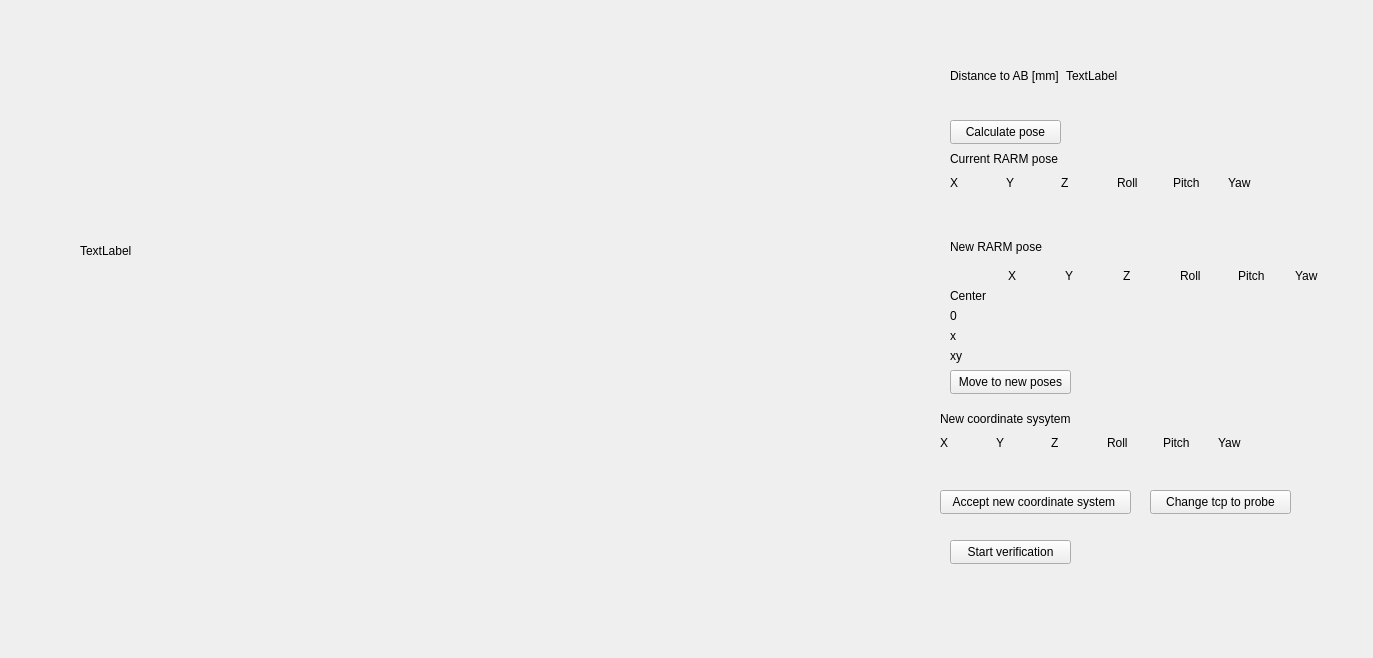
<?xml version="1.0" encoding="UTF-8"?>
<ui version="4.0">
 <class>Calib</class>
 <widget class="QWidget" name="Calib">
  <property name="geometry">
   <rect>
    <x>0</x>
    <y>0</y>
    <width>1373</width>
    <height>658</height>
   </rect>
  </property>
  <property name="windowTitle">
   <string>Form</string>
  </property>
  <widget class="QWidget" name="layoutWidget">
   <property name="geometry">
    <rect>
     <x>950</x>
     <y>50</y>
     <width>281</width>
     <height>51</height>
    </rect>
   </property>
   <layout class="QVBoxLayout" name="verticalLayout">
    <item>
     <layout class="QHBoxLayout" name="horizontalLayout">
      <item>
       <widget class="QLabel" name="label">
        <property name="maximumSize">
         <size>
          <width>110</width>
          <height>16777215</height>
         </size>
        </property>
        <property name="text">
         <string>Distance to AB [mm]</string>
        </property>
       </widget>
      </item>
      <item>
       <widget class="QLabel" name="distance_label">
        <property name="text">
         <string>TextLabel</string>
        </property>
       </widget>
      </item>
     </layout>
    </item>
   </layout>
  </widget>
  <widget class="QPushButton" name="pose_est_btn">
   <property name="geometry">
    <rect>
     <x>950</x>
     <y>120</y>
     <width>111</width>
     <height>24</height>
    </rect>
   </property>
   <property name="text">
    <string>Calculate pose</string>
   </property>
  </widget>
  <widget class="QPushButton" name="move_btn">
   <property name="geometry">
    <rect>
     <x>950</x>
     <y>370</y>
     <width>121</width>
     <height>24</height>
    </rect>
   </property>
   <property name="text">
    <string>Move to new poses</string>
   </property>
  </widget>
  <widget class="QLabel" name="video_label">
   <property name="geometry">
    <rect>
     <x>80</x>
     <y>30</y>
     <width>641</width>
     <height>441</height>
    </rect>
   </property>
   <property name="text">
    <string>TextLabel</string>
   </property>
  </widget>
  <widget class="QWidget" name="layoutWidget">
   <property name="geometry">
    <rect>
     <x>950</x>
     <y>150</y>
     <width>328</width>
     <height>66</height>
    </rect>
   </property>
   <layout class="QVBoxLayout" name="verticalLayout_2">
    <item>
     <widget class="QLabel" name="current_pose_label">
      <property name="text">
       <string>Current RARM pose</string>
      </property>
     </widget>
    </item>
    <item>
     <layout class="QHBoxLayout" name="horizontalLayout_3">
      <item>
       <widget class="QLabel" name="label_2">
        <property name="maximumSize">
         <size>
          <width>50</width>
          <height>16777215</height>
         </size>
        </property>
        <property name="text">
         <string>X</string>
        </property>
       </widget>
      </item>
      <item>
       <widget class="QLabel" name="label_3">
        <property name="maximumSize">
         <size>
          <width>50</width>
          <height>16777215</height>
         </size>
        </property>
        <property name="text">
         <string>Y</string>
        </property>
       </widget>
      </item>
      <item>
       <widget class="QLabel" name="label_4">
        <property name="maximumSize">
         <size>
          <width>50</width>
          <height>16777215</height>
         </size>
        </property>
        <property name="text">
         <string>Z</string>
        </property>
       </widget>
      </item>
      <item>
       <widget class="QLabel" name="label_5">
        <property name="maximumSize">
         <size>
          <width>50</width>
          <height>16777215</height>
         </size>
        </property>
        <property name="text">
         <string>Roll</string>
        </property>
       </widget>
      </item>
      <item>
       <widget class="QLabel" name="label_6">
        <property name="maximumSize">
         <size>
          <width>50</width>
          <height>16777215</height>
         </size>
        </property>
        <property name="text">
         <string>Pitch</string>
        </property>
       </widget>
      </item>
      <item>
       <widget class="QLabel" name="label_7">
        <property name="maximumSize">
         <size>
          <width>50</width>
          <height>16777215</height>
         </size>
        </property>
        <property name="text">
         <string>Yaw</string>
        </property>
       </widget>
      </item>
     </layout>
    </item>
    <item>
     <layout class="QHBoxLayout" name="horizontalLayout_2">
      <item>
       <widget class="QLabel" name="old_x">
        <property name="text">
         <string/>
        </property>
       </widget>
      </item>
      <item>
       <widget class="QLabel" name="old_y">
        <property name="text">
         <string/>
        </property>
       </widget>
      </item>
      <item>
       <widget class="QLabel" name="old_z">
        <property name="text">
         <string/>
        </property>
       </widget>
      </item>
      <item>
       <widget class="QLabel" name="old_roll">
        <property name="text">
         <string/>
        </property>
       </widget>
      </item>
      <item>
       <widget class="QLabel" name="old_pitch">
        <property name="text">
         <string/>
        </property>
       </widget>
      </item>
      <item>
       <widget class="QLabel" name="old_yaw">
        <property name="text">
         <string/>
        </property>
       </widget>
      </item>
     </layout>
    </item>
   </layout>
  </widget>
  <widget class="QWidget" name="layoutWidget">
   <property name="geometry">
    <rect>
     <x>950</x>
     <y>231</y>
     <width>397</width>
     <height>132</height>
    </rect>
   </property>
   <layout class="QVBoxLayout" name="verticalLayout_10">
    <item>
     <widget class="QLabel" name="current_pose_label_2">
      <property name="text">
       <string>New RARM pose</string>
      </property>
     </widget>
    </item>
    <item>
     <layout class="QHBoxLayout" name="horizontalLayout_4">
      <item>
       <layout class="QVBoxLayout" name="verticalLayout_9">
        <item>
         <widget class="QLabel" name="label_8">
          <property name="text">
           <string/>
          </property>
         </widget>
        </item>
        <item>
         <widget class="QLabel" name="label_26">
          <property name="text">
           <string>Center</string>
          </property>
         </widget>
        </item>
        <item>
         <widget class="QLabel" name="label_27">
          <property name="text">
           <string>0</string>
          </property>
         </widget>
        </item>
        <item>
         <widget class="QLabel" name="label_28">
          <property name="text">
           <string>x</string>
          </property>
         </widget>
        </item>
        <item>
         <widget class="QLabel" name="label_29">
          <property name="text">
           <string>xy</string>
          </property>
         </widget>
        </item>
       </layout>
      </item>
      <item>
       <layout class="QVBoxLayout" name="verticalLayout_8">
        <item>
         <widget class="QLabel" name="label_14">
          <property name="maximumSize">
           <size>
            <width>50</width>
            <height>16777215</height>
           </size>
          </property>
          <property name="text">
           <string>X</string>
          </property>
         </widget>
        </item>
        <item>
         <widget class="QLabel" name="center_x">
          <property name="text">
           <string/>
          </property>
         </widget>
        </item>
        <item>
         <widget class="QLabel" name="p0_x">
          <property name="text">
           <string/>
          </property>
         </widget>
        </item>
        <item>
         <widget class="QLabel" name="px_x">
          <property name="text">
           <string/>
          </property>
         </widget>
        </item>
        <item>
         <widget class="QLabel" name="pxy_x">
          <property name="text">
           <string/>
          </property>
         </widget>
        </item>
       </layout>
      </item>
      <item>
       <layout class="QVBoxLayout" name="verticalLayout_7">
        <item>
         <widget class="QLabel" name="label_15">
          <property name="maximumSize">
           <size>
            <width>50</width>
            <height>16777215</height>
           </size>
          </property>
          <property name="text">
           <string>Y</string>
          </property>
         </widget>
        </item>
        <item>
         <widget class="QLabel" name="center_y">
          <property name="text">
           <string/>
          </property>
         </widget>
        </item>
        <item>
         <widget class="QLabel" name="p0_y">
          <property name="text">
           <string/>
          </property>
         </widget>
        </item>
        <item>
         <widget class="QLabel" name="px_y">
          <property name="text">
           <string/>
          </property>
         </widget>
        </item>
        <item>
         <widget class="QLabel" name="pxy_y">
          <property name="text">
           <string/>
          </property>
         </widget>
        </item>
       </layout>
      </item>
      <item>
       <layout class="QVBoxLayout" name="verticalLayout_6">
        <item>
         <widget class="QLabel" name="label_16">
          <property name="maximumSize">
           <size>
            <width>50</width>
            <height>16777215</height>
           </size>
          </property>
          <property name="text">
           <string>Z</string>
          </property>
         </widget>
        </item>
        <item>
         <widget class="QLabel" name="center_z">
          <property name="text">
           <string/>
          </property>
         </widget>
        </item>
        <item>
         <widget class="QLabel" name="p0_z">
          <property name="text">
           <string/>
          </property>
         </widget>
        </item>
        <item>
         <widget class="QLabel" name="px_z">
          <property name="text">
           <string/>
          </property>
         </widget>
        </item>
        <item>
         <widget class="QLabel" name="pxy_z">
          <property name="text">
           <string/>
          </property>
         </widget>
        </item>
       </layout>
      </item>
      <item>
       <layout class="QVBoxLayout" name="verticalLayout_5">
        <item>
         <widget class="QLabel" name="label_17">
          <property name="maximumSize">
           <size>
            <width>50</width>
            <height>16777215</height>
           </size>
          </property>
          <property name="text">
           <string>Roll</string>
          </property>
         </widget>
        </item>
        <item>
         <widget class="QLabel" name="center_roll">
          <property name="text">
           <string/>
          </property>
         </widget>
        </item>
        <item>
         <widget class="QLabel" name="p0_roll">
          <property name="text">
           <string/>
          </property>
         </widget>
        </item>
        <item>
         <widget class="QLabel" name="px_roll">
          <property name="text">
           <string/>
          </property>
         </widget>
        </item>
        <item>
         <widget class="QLabel" name="pxy_roll">
          <property name="text">
           <string/>
          </property>
         </widget>
        </item>
       </layout>
      </item>
      <item>
       <layout class="QVBoxLayout" name="verticalLayout_4">
        <item>
         <widget class="QLabel" name="label_18">
          <property name="maximumSize">
           <size>
            <width>50</width>
            <height>16777215</height>
           </size>
          </property>
          <property name="text">
           <string>Pitch</string>
          </property>
         </widget>
        </item>
        <item>
         <widget class="QLabel" name="center_pitch">
          <property name="text">
           <string/>
          </property>
         </widget>
        </item>
        <item>
         <widget class="QLabel" name="p0_pitch">
          <property name="text">
           <string/>
          </property>
         </widget>
        </item>
        <item>
         <widget class="QLabel" name="px_pitch">
          <property name="text">
           <string/>
          </property>
         </widget>
        </item>
        <item>
         <widget class="QLabel" name="pxy_pitch">
          <property name="text">
           <string/>
          </property>
         </widget>
        </item>
       </layout>
      </item>
      <item>
       <layout class="QVBoxLayout" name="verticalLayout_3">
        <item>
         <widget class="QLabel" name="label_19">
          <property name="maximumSize">
           <size>
            <width>50</width>
            <height>16777215</height>
           </size>
          </property>
          <property name="text">
           <string>Yaw</string>
          </property>
         </widget>
        </item>
        <item>
         <widget class="QLabel" name="center_yaw">
          <property name="text">
           <string/>
          </property>
         </widget>
        </item>
        <item>
         <widget class="QLabel" name="p0_yaw">
          <property name="text">
           <string/>
          </property>
         </widget>
        </item>
        <item>
         <widget class="QLabel" name="px_yaw">
          <property name="text">
           <string/>
          </property>
         </widget>
        </item>
        <item>
         <widget class="QLabel" name="pxy_yaw">
          <property name="text">
           <string/>
          </property>
         </widget>
        </item>
       </layout>
      </item>
     </layout>
    </item>
   </layout>
  </widget>
  <widget class="QPushButton" name="new_coordinate_btn">
   <property name="geometry">
    <rect>
     <x>940</x>
     <y>490</y>
     <width>191</width>
     <height>24</height>
    </rect>
   </property>
   <property name="text">
    <string>Accept new coordinate system </string>
   </property>
  </widget>
  <widget class="QWidget" name="layoutWidget_2">
   <property name="geometry">
    <rect>
     <x>940</x>
     <y>410</y>
     <width>328</width>
     <height>66</height>
    </rect>
   </property>
   <layout class="QVBoxLayout" name="verticalLayout_11">
    <item>
     <widget class="QLabel" name="current_pose_label_3">
      <property name="text">
       <string>New coordinate sysytem</string>
      </property>
     </widget>
    </item>
    <item>
     <layout class="QHBoxLayout" name="horizontalLayout_5">
      <item>
       <widget class="QLabel" name="label_9">
        <property name="maximumSize">
         <size>
          <width>50</width>
          <height>16777215</height>
         </size>
        </property>
        <property name="text">
         <string>X</string>
        </property>
       </widget>
      </item>
      <item>
       <widget class="QLabel" name="label_10">
        <property name="maximumSize">
         <size>
          <width>50</width>
          <height>16777215</height>
         </size>
        </property>
        <property name="text">
         <string>Y</string>
        </property>
       </widget>
      </item>
      <item>
       <widget class="QLabel" name="label_11">
        <property name="maximumSize">
         <size>
          <width>50</width>
          <height>16777215</height>
         </size>
        </property>
        <property name="text">
         <string>Z</string>
        </property>
       </widget>
      </item>
      <item>
       <widget class="QLabel" name="label_12">
        <property name="maximumSize">
         <size>
          <width>50</width>
          <height>16777215</height>
         </size>
        </property>
        <property name="text">
         <string>Roll</string>
        </property>
       </widget>
      </item>
      <item>
       <widget class="QLabel" name="label_13">
        <property name="maximumSize">
         <size>
          <width>50</width>
          <height>16777215</height>
         </size>
        </property>
        <property name="text">
         <string>Pitch</string>
        </property>
       </widget>
      </item>
      <item>
       <widget class="QLabel" name="label_20">
        <property name="maximumSize">
         <size>
          <width>50</width>
          <height>16777215</height>
         </size>
        </property>
        <property name="text">
         <string>Yaw</string>
        </property>
       </widget>
      </item>
     </layout>
    </item>
    <item>
     <layout class="QHBoxLayout" name="horizontalLayout_6">
      <item>
       <widget class="QLabel" name="new_cs_x">
        <property name="text">
         <string/>
        </property>
       </widget>
      </item>
      <item>
       <widget class="QLabel" name="new_cs_y">
        <property name="text">
         <string/>
        </property>
       </widget>
      </item>
      <item>
       <widget class="QLabel" name="new_cs_z">
        <property name="text">
         <string/>
        </property>
       </widget>
      </item>
      <item>
       <widget class="QLabel" name="new_cs_roll">
        <property name="text">
         <string/>
        </property>
       </widget>
      </item>
      <item>
       <widget class="QLabel" name="new_cs_pitch">
        <property name="text">
         <string/>
        </property>
       </widget>
      </item>
      <item>
       <widget class="QLabel" name="new_cs_yaw">
        <property name="text">
         <string/>
        </property>
       </widget>
      </item>
     </layout>
    </item>
   </layout>
  </widget>
  <widget class="QPushButton" name="start_verify_btn">
   <property name="geometry">
    <rect>
     <x>950</x>
     <y>540</y>
     <width>121</width>
     <height>24</height>
    </rect>
   </property>
   <property name="text">
    <string>Start verification</string>
   </property>
  </widget>
  <widget class="QPushButton" name="antenna_btn">
   <property name="geometry">
    <rect>
     <x>1150</x>
     <y>490</y>
     <width>141</width>
     <height>24</height>
    </rect>
   </property>
   <property name="text">
    <string>Change tcp to probe</string>
   </property>
  </widget>
 </widget>
 <resources/>
 <connections/>
</ui>
